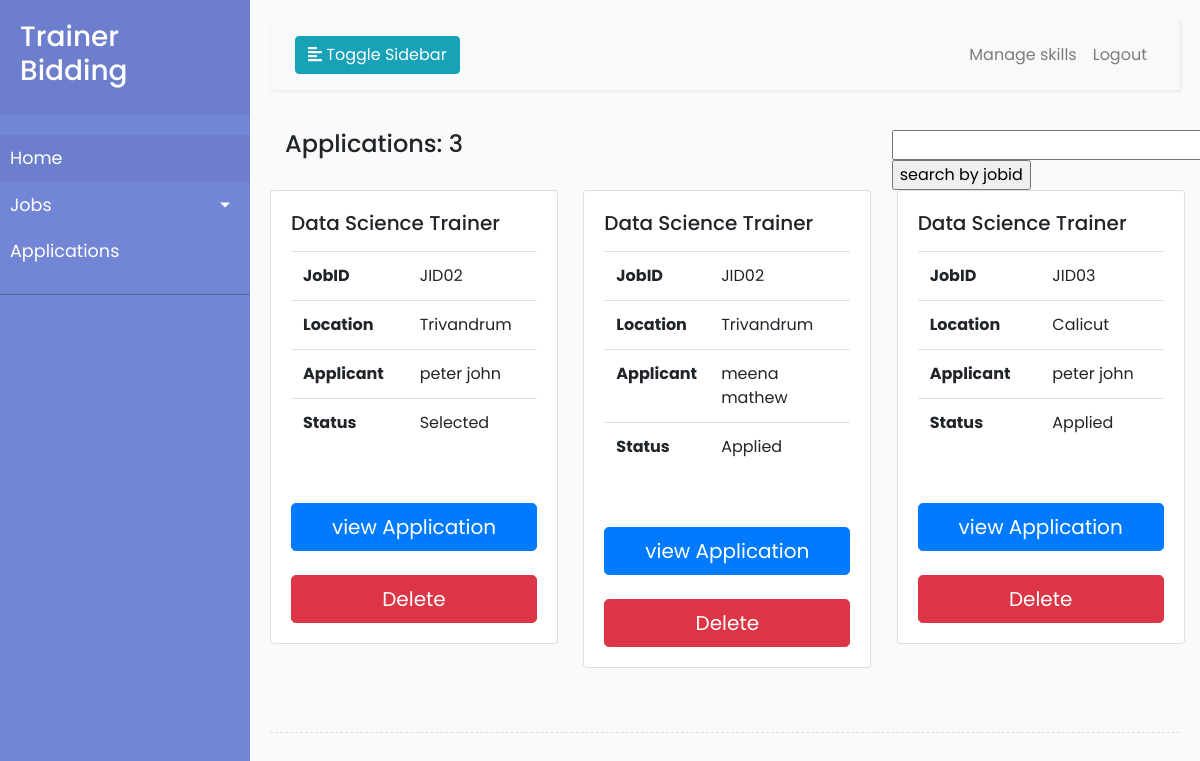
/institute/viewallapplications (signed in), run on the app's committed database.
### trainer/models.py (models this page shows)
class Application(models.Model):
    jobid = models.CharField(max_length=120)
    job_title = models.CharField(max_length=120)
    user = models.CharField(max_length=100)
    skill = models.CharField(max_length=120)
    location=models.CharField(max_length=120)
    name = models.CharField(max_length=120)
    years_of_experience = models.IntegerField(default=0)
    qualification = models.CharField(max_length=120)
    cgpa = models.DecimalField(max_digits=2, decimal_places=1)
    email = models.EmailField()
    phone = models.CharField(max_length=12)
    choices = (
        ("Applied", "Applied"), ("Processing", "Processing"), ("Rejected", "Rejected"), ("Selected", "Selected")
    )
    status = models.CharField(max_length=100, choices=choices, default="Applied")

### institute/views.py (the view)
# urls.py: path("viewallapplications",viewApplications,name="viewallapplications"),
@login_required(login_url='institutelogin')
def viewApplications(request):
    context={}
    form=SearchByIDForm()
    context["form"]=form
    queryset=Application.objects.all()
    count=queryset.count()
    context["count"]=count
    context["applications"]=queryset
    return render(request,"institute/viewallapplications.html",context)

### institute/forms.py
class SearchByIDForm(ModelForm):
    class Meta:
        model=Application
        fields=["jobid"]

### institute/templates/institute/viewallapplications.html (shortened to what this page needs)
<!DOCTYPE html>
<html lang="en">
<head>
</head>
<body>
<!DOCTYPE html>
{%extends 'institute/base.html'%}
{%block body_block%}
<div class="container">
    <div class="row">
        <div class="col-4">
            <h4>Applications: {{count}}</h4>
        </div>
        <div class="col-4">
        </div>
        <div class="col-4">
            <form method="post" action="{%url 'searchbyid'%}">{%csrf_token%}
                {%for field in form%}
                {{field}}
                {%endfor%}
                <input type="submit" value="search by jobid">
            </form>
        </div>
    </div>
</div>
<div class="row row-cols-1 row-cols-md-3">
    {%for application in applications%}
    <div class="col mb-4">
        <div class="card" style="width: 18rem;">
            <div class="card-body">
                <h5 class="card-title">{{application.job_title}}</h5>
                <p class="card-text">
                <table class="table">
                <tr>
                        <th scope="col">JobID</th>
                        <td>{{application.jobid}}</td>
                    </tr>
                <tr>
                        <th scope="col">Location</th>
                        <td>{{application.location}}</td>
                    </tr>
                    <tr>
                        <th scope="col">Applicant</th>
                        <td>{{application.name}}</td>
                    </tr>
                <tr>
                        <th scope="col">Status</th>
                        <td>{{application.status}}</td>
                    </tr>
                </table>
                </p>
            </div>
            <div class="card-body">
                <a href="{%url 'applicationdetails' application.id%}"
                   class="card-link btn btn-primary btn-lg btn-block">view Application</a>
                    <br>
                <a href="{%url 'deleteapplication' application.id%}" class="card-link btn btn-danger btn-lg btn-block">Delete</a>
            </div>
        </div>
    </div>
    {%endfor%}
</div>
{%endblock%}

### trainer/static/css/style.css (style rules this page uses)
body { font-family: 'Poppins', sans-serif; background: #fafafa; }
p { font-family: 'Poppins', sans-serif; font-size: 1.1em; font-weight: 300; line-height: 1.7em; color: #999; }
a, a:hover, a:focus { color: inherit; text-decoration: none; transition: all 0.3s; }

### data on the page
Application: job_title "Data Science Trainer", jobid "JID02", location "Trivandrum", name "peter john", status "Selected"
Application: job_title "Data Science Trainer", jobid "JID02", location "Trivandrum", name "meena mathew", status "Applied"
Application: job_title "Data Science Trainer", jobid "JID03", location "Calicut", name "peter john", status "Applied"

### other printed values
{{ count }} "3"
